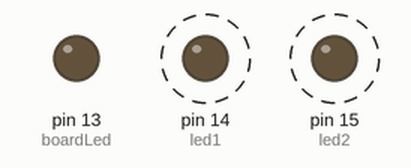
Simulated run of this sketch. Board: Arduino Uno, built with avr-gcc and run on an emulated ATmega328P. Shown: output pins drawn as LEDs (lit = HIGH). Dashed ring = blinking.

Above: at 0.6 s.
Timing chart, 0 to 4.6 s (numbered marks = the images above):
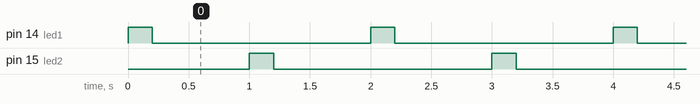

The sketch:

test_leds_2.ino
```cpp
/*
  test_leds_2
  Flashes two LEDs alternately.
*/

// Pin 13 is where the on-board LED is connected on most
// Arduino boards (incouding Teensy 3.0/3.1)
// give it a name:
int boardLed = 13;

// Pin where LED 1 is connected
int led1 = 14;
// Pin where LED 2 is connected
int led2 = 15;

// the setup routine runs once when you press reset:
void setup() {
  // initialize the digital pin as an output.
  pinMode(boardLed, OUTPUT);
  pinMode(led1, OUTPUT);
  pinMode(led2, OUTPUT);
}

// the loop routine runs over and over again forever:
void loop() {
  digitalWrite(led1, HIGH);   // turn the LED on (HIGH is the voltage level)
  delay(200);               // wait for a second
  digitalWrite(led1, LOW);    // turn the LED off by making the voltage LOW
  delay(800);               // wait for a second
  digitalWrite(led2, HIGH);   // turn the LED on (HIGH is the voltage level)
  delay(200);               // wait for a second
  digitalWrite(led2, LOW);    // turn the LED off by making the voltage LOW
  delay(800);               // wait for a second
}
```

Measured:
- by itself, pin 14 (led1), pin 15 (led2): alternates HIGH for 0.20 s and LOW for 1.8 s
- by itself, everything shown: repeats every 2.0 s, in 4 steps
